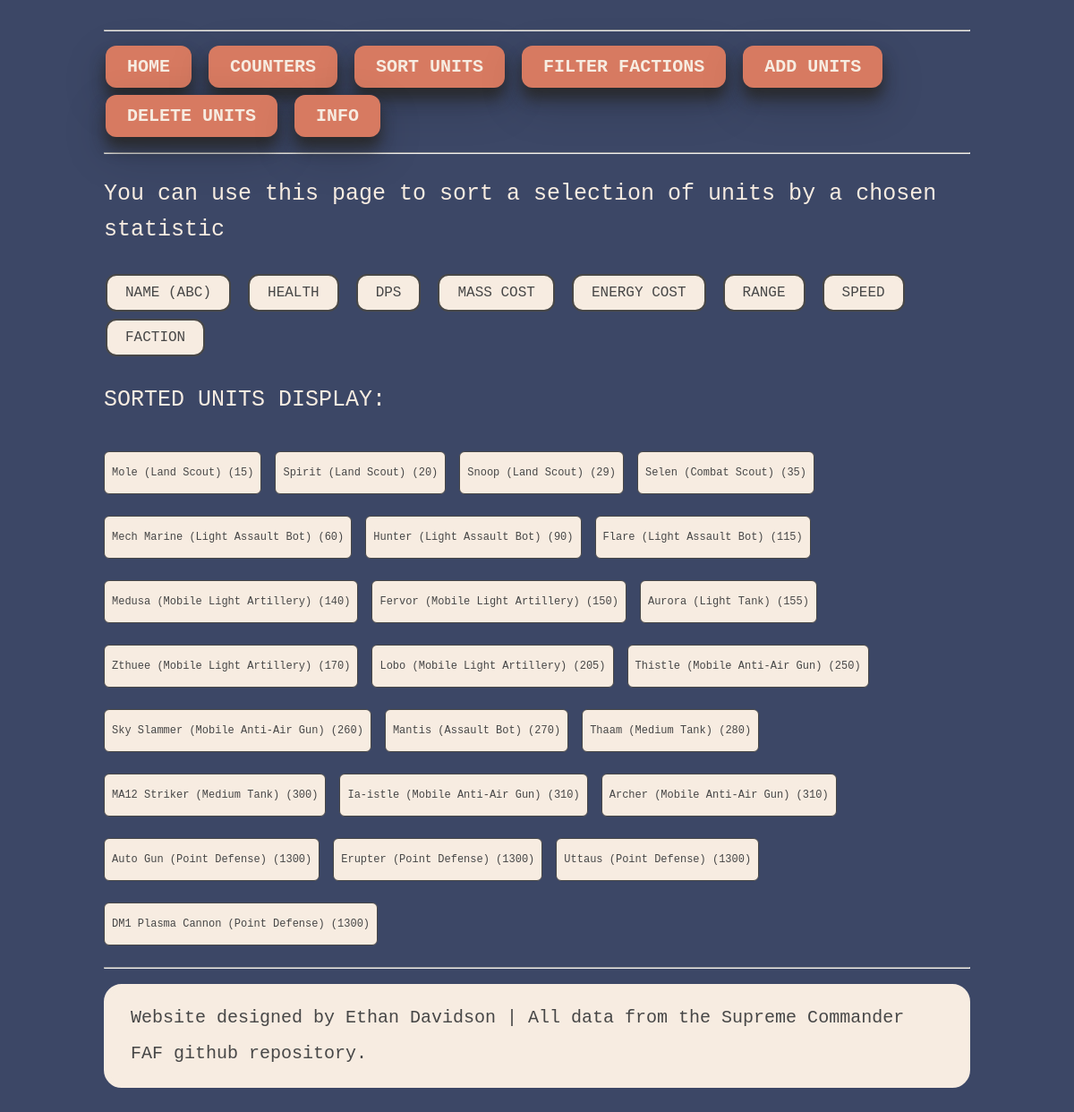
Page /sort_units/1 on the earlier database version.
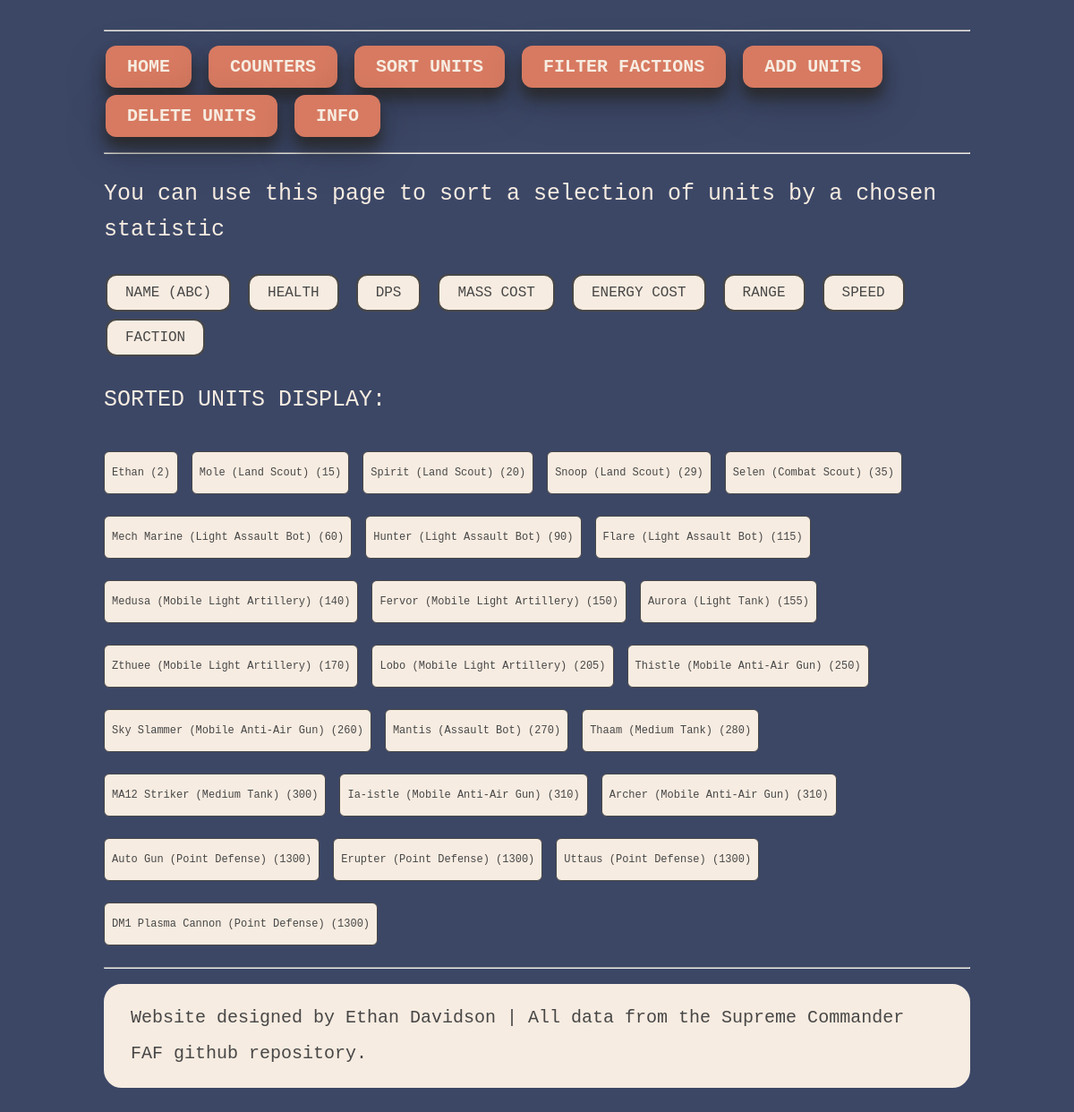
Same page on the later database version.
### tables this page shows
CREATE TABLE Units_T1_Land (ID INTEGER PRIMARY KEY AUTOINCREMENT, Name TEXT, Health INT, DPS INT, Mass_Cost INT, Energy_Cost INT, "Range" INT, Speed INT, Faction_ID INT REFERENCES Faction (ID));

### sc_web.py (the view)
@app.route('/sort_units/<int:stat>')
def sort_units(stat):
	try:
		with sqlite3.connect(TARGET_DATABASE_FILE) as connection:
			column_names = ['Units_T1_Land.Health', 'Units_T1_Land.DPS', 'Units_T1_Land.Mass_Cost', 'Units_T1_Land.Energy_Cost', 'Units_T1_Land.Range', 'Units_T1_Land.Speed', 'Faction.Faction_Name']
			cursor = connection.cursor()
			query = f"""
				SELECT Units_T1_Land.Name, Units_T1_Land.Health,
				Units_T1_Land.DPS, Units_T1_Land.Mass_Cost,
				Units_T1_Land.Energy_Cost, Units_T1_Land.Range,
				Units_T1_Land.Speed, Faction.Faction_Name
				FROM Units_T1_Land JOIN Faction ON Units_T1_Land.Faction_ID=Faction.ID ORDER BY {column_names[int(stat) - 1]};"""
			cursor.execute(query)
			results = cursor.fetchall()
			return render_template('sort_units.html', stat = stat, data=results)
	except:
	 	return render_template("404.html")

### templates/sort_units.html
{% extends "layout.html" %}
{% block content %}
        <p>You can use this page to sort a selection of units by a chosen statistic</p>
        <a href="/sort_units/0">
    		<button class="button_smaller button2" type="button">NAME (ABC)</button>
		</a>
		<a href="/sort_units/1">
    		<button class="button_smaller button2" type="button">HEALTH</button>
		</a>
		<a href="/sort_units/2">
    		<button class="button_smaller button2" type="button">DPS</button>
		</a>
		<a href="/sort_units/3">
    		<button class="button_smaller button2" type="button">MASS COST</button>
		</a>
		<a href="/sort_units/4">
    		<button class="button_smaller button2" type="button">ENERGY COST</button>
		</a>
		<a href="/sort_units/5">
    		<button class="button_smaller button2" type="button">RANGE</button>
		</a>
		<a href="/sort_units/6">
    		<button class="button_smaller button2" type="button">SPEED</button>
		</a>
		<a href="/sort_units/7">
    		<button class="button_smaller button2" type="button">FACTION</button>
		</a>
		<p> SORTED UNITS DISPLAY:</p>
         {% for unit in data %}
         {% if stat == 0 %}
         <p class="greybox" >  {{unit[0]}} </p>
         {% else %}
    	 <p class="greybox" >  {{unit[0]}} ({{unit[stat]}}) </p>
    	 {% endif %}
    	 {% endfor %}
{% endblock %}

Differences in the rows shown:
added Units_T1_Land: Name "Ethan", Health "2"
